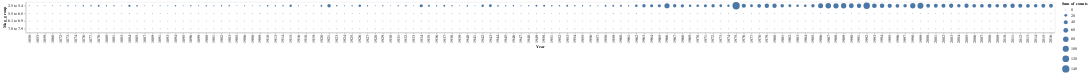

This figure's notebook cell:
### Markdown cell above
## Analysis Question: How does earthquake frequency and magnitude vary over time?



One way we thought we could look at frequency over time was by creating a bubble chart with year on one axis, magnitude ranges on the other. After looking at this we realized there have not been that many earthquakes with a magnitude above 5.5 in Utah and we will have to tweak this map to help important data stand out.

### Code cell
clean_epicenter_gdf_mag = clean_epicenter_gdf

#MAY WANT TO BIN YEARS INTO DECADES

# create a column that labels 2.5-5.4, 5.5-6.0, 6.1-6.9, 7.0-7.9
clean_epicenter_gdf_mag['Mag_group'] = pd.cut(
    clean_epicenter_gdf['Mag'],
    bins=[2.5, 5.5, 6.1, 7.0, 8.0],
    labels=['2.5 to 5.4', '5.5 to 6.0', '6.1 to 6.9', '7.0 to 7.9']
)

#Count the number of Year Mag_group pairs and
count = clean_epicenter_gdf_mag.groupby(['Year', 'Mag_group'], observed=False).size().reset_index(name='counts')

#plot a bubble chart
source = count
alt.Chart(source).mark_circle().encode(
    x='Year:O',
    y='Mag_group:N',
    size='sum(counts):Q'
)

### Figure 1 — Vega-Lite specification as saved in the notebook (floating-point values rounded to 4 significant figures; data arrays with more than 128 entries replaced by an {"elided": "..."} marker saying what was removed)
{"config": {"view": {"continuousWidth": 300, "continuousHeight": 300}}, "data": {"name": "data-956c603b142e6562bfc77f4f3ba29cc9"}, "mark": {"type": "circle"}, "encoding": {"size": {"aggregate": "sum", "field": "counts", "type": "quantitative"}, "x": {"field": "Year", "type": "ordinal"}, "y": {"field": "Mag_group", "type": "nominal"}}, "$schema": "https://vega.github.io/schema/vega-lite/v5.20.1.json", "datasets": {"data-956c603b142e6562bfc77f4f3ba29cc9": {"elided": "536 records"}}}
